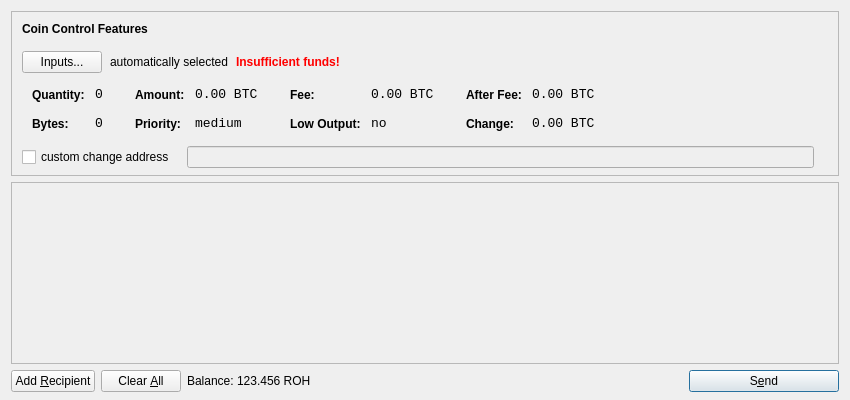
<?xml version="1.0" encoding="UTF-8"?>
<ui version="4.0">
 <class>SendCoinsDialog</class>
 <widget class="QDialog" name="SendCoinsDialog">
  <property name="geometry">
   <rect>
    <x>0</x>
    <y>0</y>
    <width>850</width>
    <height>400</height>
   </rect>
  </property>
  <property name="windowTitle">
   <string>Send Coins</string>
  </property>
  <layout class="QVBoxLayout" name="verticalLayout" stretch="0,1,0">
   <property name="bottomMargin">
    <number>8</number>
   </property>
   <item>
    <widget class="QFrame" name="frameCoinControl">
     <property name="sizePolicy">
      <sizepolicy hsizetype="Expanding" vsizetype="Expanding">
       <horstretch>0</horstretch>
       <verstretch>0</verstretch>
      </sizepolicy>
     </property>
     <property name="maximumSize">
      <size>
       <width>16777215</width>
       <height>16777215</height>
      </size>
     </property>
     <property name="frameShape">
      <enum>QFrame::StyledPanel</enum>
     </property>
     <property name="frameShadow">
      <enum>QFrame::Sunken</enum>
     </property>
     <layout class="QVBoxLayout" name="verticalLayoutCoinControl2">
      <property name="spacing">
       <number>-1</number>
      </property>
      <property name="leftMargin">
       <number>0</number>
      </property>
      <property name="topMargin">
       <number>0</number>
      </property>
      <property name="rightMargin">
       <number>0</number>
      </property>
      <property name="bottomMargin">
       <number>6</number>
      </property>
      <item>
       <layout class="QVBoxLayout" name="verticalLayoutCoinControl" stretch="0,0,0,0,1">
        <property name="spacing">
         <number>0</number>
        </property>
        <property name="leftMargin">
         <number>10</number>
        </property>
        <property name="topMargin">
         <number>10</number>
        </property>
        <item>
         <layout class="QHBoxLayout" name="horizontalLayoutCoinControl1">
          <property name="bottomMargin">
           <number>15</number>
          </property>
          <item>
           <widget class="QLabel" name="labelCoinControlFeatures">
            <property name="sizePolicy">
             <sizepolicy hsizetype="Preferred" vsizetype="Maximum">
              <horstretch>0</horstretch>
              <verstretch>0</verstretch>
             </sizepolicy>
            </property>
            <property name="font">
             <font>
              <weight>75</weight>
              <bold>true</bold>
             </font>
            </property>
            <property name="styleSheet">
             <string notr="true">font-weight:bold;</string>
            </property>
            <property name="text">
             <string>Coin Control Features</string>
            </property>
           </widget>
          </item>
         </layout>
        </item>
        <item>
         <layout class="QHBoxLayout" name="horizontalLayoutCoinControl2" stretch="0,0,0,0">
          <property name="spacing">
           <number>8</number>
          </property>
          <property name="bottomMargin">
           <number>10</number>
          </property>
          <item>
           <widget class="QPushButton" name="pushButtonCoinControl">
            <property name="styleSheet">
             <string notr="true"/>
            </property>
            <property name="text">
             <string>Inputs...</string>
            </property>
           </widget>
          </item>
          <item>
           <widget class="QLabel" name="labelCoinControlAutomaticallySelected">
            <property name="text">
             <string>automatically selected</string>
            </property>
            <property name="margin">
             <number>5</number>
            </property>
           </widget>
          </item>
          <item>
           <widget class="QLabel" name="labelCoinControlInsuffFunds">
            <property name="font">
             <font>
              <weight>75</weight>
              <bold>true</bold>
             </font>
            </property>
            <property name="styleSheet">
             <string notr="true">color:red;font-weight:bold;</string>
            </property>
            <property name="text">
             <string>Insufficient funds!</string>
            </property>
            <property name="margin">
             <number>5</number>
            </property>
           </widget>
          </item>
          <item>
           <spacer name="horizontalSpacerCoinControl">
            <property name="orientation">
             <enum>Qt::Horizontal</enum>
            </property>
            <property name="sizeHint" stdset="0">
             <size>
              <width>40</width>
              <height>1</height>
             </size>
            </property>
           </spacer>
          </item>
         </layout>
        </item>
        <item>
         <widget class="QWidget" name="widgetCoinControl" native="true">
          <property name="sizePolicy">
           <sizepolicy hsizetype="Preferred" vsizetype="Preferred">
            <horstretch>0</horstretch>
            <verstretch>0</verstretch>
           </sizepolicy>
          </property>
          <property name="minimumSize">
           <size>
            <width>0</width>
            <height>0</height>
           </size>
          </property>
          <property name="styleSheet">
           <string notr="true"/>
          </property>
          <layout class="QHBoxLayout" name="horizontalLayoutCoinControl5">
           <property name="margin">
            <number>0</number>
           </property>
           <item>
            <layout class="QHBoxLayout" name="horizontalLayoutCoinControl3" stretch="0,0,0,1">
             <property name="spacing">
              <number>20</number>
             </property>
             <property name="topMargin">
              <number>0</number>
             </property>
             <property name="bottomMargin">
              <number>10</number>
             </property>
             <item>
              <layout class="QFormLayout" name="formLayoutCoinControl1">
               <property name="horizontalSpacing">
                <number>10</number>
               </property>
               <property name="verticalSpacing">
                <number>14</number>
               </property>
               <property name="leftMargin">
                <number>10</number>
               </property>
               <property name="topMargin">
                <number>4</number>
               </property>
               <property name="rightMargin">
                <number>6</number>
               </property>
               <item row="0" column="0">
                <widget class="QLabel" name="labelCoinControlQuantityText">
                 <property name="styleSheet">
                  <string notr="true">font-weight:bold;</string>
                 </property>
                 <property name="text">
                  <string>Quantity:</string>
                 </property>
                 <property name="margin">
                  <number>0</number>
                 </property>
                </widget>
               </item>
               <item row="0" column="1">
                <widget class="QLabel" name="labelCoinControlQuantity">
                 <property name="font">
                  <font>
                   <family>Monospace</family>
                   <pointsize>10</pointsize>
                  </font>
                 </property>
                 <property name="cursor">
                  <cursorShape>IBeamCursor</cursorShape>
                 </property>
                 <property name="contextMenuPolicy">
                  <enum>Qt::ActionsContextMenu</enum>
                 </property>
                 <property name="text">
                  <string notr="true">0</string>
                 </property>
                 <property name="margin">
                  <number>0</number>
                 </property>
                 <property name="textInteractionFlags">
                  <set>Qt::LinksAccessibleByMouse|Qt::TextSelectableByKeyboard|Qt::TextSelectableByMouse</set>
                 </property>
                </widget>
               </item>
               <item row="1" column="0">
                <widget class="QLabel" name="labelCoinControlBytesText">
                 <property name="styleSheet">
                  <string notr="true">font-weight:bold;</string>
                 </property>
                 <property name="text">
                  <string>Bytes:</string>
                 </property>
                </widget>
               </item>
               <item row="1" column="1">
                <widget class="QLabel" name="labelCoinControlBytes">
                 <property name="font">
                  <font>
                   <family>Monospace</family>
                   <pointsize>10</pointsize>
                  </font>
                 </property>
                 <property name="cursor">
                  <cursorShape>IBeamCursor</cursorShape>
                 </property>
                 <property name="contextMenuPolicy">
                  <enum>Qt::ActionsContextMenu</enum>
                 </property>
                 <property name="text">
                  <string notr="true">0</string>
                 </property>
                 <property name="textInteractionFlags">
                  <set>Qt::LinksAccessibleByMouse|Qt::TextSelectableByKeyboard|Qt::TextSelectableByMouse</set>
                 </property>
                </widget>
               </item>
              </layout>
             </item>
             <item>
              <layout class="QFormLayout" name="formLayoutCoinControl2">
               <property name="horizontalSpacing">
                <number>10</number>
               </property>
               <property name="verticalSpacing">
                <number>14</number>
               </property>
               <property name="leftMargin">
                <number>6</number>
               </property>
               <property name="topMargin">
                <number>4</number>
               </property>
               <property name="rightMargin">
                <number>6</number>
               </property>
               <item row="0" column="0">
                <widget class="QLabel" name="labelCoinControlAmountText">
                 <property name="styleSheet">
                  <string notr="true">font-weight:bold;</string>
                 </property>
                 <property name="text">
                  <string>Amount:</string>
                 </property>
                 <property name="margin">
                  <number>0</number>
                 </property>
                </widget>
               </item>
               <item row="0" column="1">
                <widget class="QLabel" name="labelCoinControlAmount">
                 <property name="font">
                  <font>
                   <family>Monospace</family>
                   <pointsize>10</pointsize>
                  </font>
                 </property>
                 <property name="cursor">
                  <cursorShape>IBeamCursor</cursorShape>
                 </property>
                 <property name="contextMenuPolicy">
                  <enum>Qt::ActionsContextMenu</enum>
                 </property>
                 <property name="text">
                  <string notr="true">0.00 BTC</string>
                 </property>
                 <property name="textInteractionFlags">
                  <set>Qt::LinksAccessibleByMouse|Qt::TextSelectableByKeyboard|Qt::TextSelectableByMouse</set>
                 </property>
                </widget>
               </item>
               <item row="1" column="0">
                <widget class="QLabel" name="labelCoinControlPriorityText">
                 <property name="styleSheet">
                  <string notr="true">font-weight:bold;</string>
                 </property>
                 <property name="text">
                  <string>Priority:</string>
                 </property>
                </widget>
               </item>
               <item row="1" column="1">
                <widget class="QLabel" name="labelCoinControlPriority">
                 <property name="font">
                  <font>
                   <family>Monospace</family>
                   <pointsize>10</pointsize>
                  </font>
                 </property>
                 <property name="cursor">
                  <cursorShape>IBeamCursor</cursorShape>
                 </property>
                 <property name="contextMenuPolicy">
                  <enum>Qt::ActionsContextMenu</enum>
                 </property>
                 <property name="text">
                  <string>medium</string>
                 </property>
                 <property name="textInteractionFlags">
                  <set>Qt::LinksAccessibleByMouse|Qt::TextSelectableByKeyboard|Qt::TextSelectableByMouse</set>
                 </property>
                </widget>
               </item>
              </layout>
             </item>
             <item>
              <layout class="QFormLayout" name="formLayoutCoinControl3">
               <property name="horizontalSpacing">
                <number>10</number>
               </property>
               <property name="verticalSpacing">
                <number>14</number>
               </property>
               <property name="leftMargin">
                <number>6</number>
               </property>
               <property name="topMargin">
                <number>4</number>
               </property>
               <property name="rightMargin">
                <number>6</number>
               </property>
               <item row="0" column="0">
                <widget class="QLabel" name="labelCoinControlFeeText">
                 <property name="styleSheet">
                  <string notr="true">font-weight:bold;</string>
                 </property>
                 <property name="text">
                  <string>Fee:</string>
                 </property>
                 <property name="margin">
                  <number>0</number>
                 </property>
                </widget>
               </item>
               <item row="0" column="1">
                <widget class="QLabel" name="labelCoinControlFee">
                 <property name="font">
                  <font>
                   <family>Monospace</family>
                   <pointsize>10</pointsize>
                  </font>
                 </property>
                 <property name="cursor">
                  <cursorShape>IBeamCursor</cursorShape>
                 </property>
                 <property name="contextMenuPolicy">
                  <enum>Qt::ActionsContextMenu</enum>
                 </property>
                 <property name="text">
                  <string notr="true">0.00 BTC</string>
                 </property>
                 <property name="textInteractionFlags">
                  <set>Qt::LinksAccessibleByMouse|Qt::TextSelectableByKeyboard|Qt::TextSelectableByMouse</set>
                 </property>
                </widget>
               </item>
               <item row="1" column="0">
                <widget class="QLabel" name="labelCoinControlLowOutputText">
                 <property name="styleSheet">
                  <string notr="true">font-weight:bold;</string>
                 </property>
                 <property name="text">
                  <string>Low Output:</string>
                 </property>
                </widget>
               </item>
               <item row="1" column="1">
                <widget class="QLabel" name="labelCoinControlLowOutput">
                 <property name="font">
                  <font>
                   <family>Monospace</family>
                   <pointsize>10</pointsize>
                  </font>
                 </property>
                 <property name="cursor">
                  <cursorShape>IBeamCursor</cursorShape>
                 </property>
                 <property name="contextMenuPolicy">
                  <enum>Qt::ActionsContextMenu</enum>
                 </property>
                 <property name="text">
                  <string>no</string>
                 </property>
                 <property name="textInteractionFlags">
                  <set>Qt::LinksAccessibleByMouse|Qt::TextSelectableByKeyboard|Qt::TextSelectableByMouse</set>
                 </property>
                </widget>
               </item>
              </layout>
             </item>
             <item>
              <layout class="QFormLayout" name="formLayoutCoinControl4">
               <property name="horizontalSpacing">
                <number>10</number>
               </property>
               <property name="verticalSpacing">
                <number>14</number>
               </property>
               <property name="leftMargin">
                <number>6</number>
               </property>
               <property name="topMargin">
                <number>4</number>
               </property>
               <property name="rightMargin">
                <number>6</number>
               </property>
               <item row="0" column="0">
                <widget class="QLabel" name="labelCoinControlAfterFeeText">
                 <property name="styleSheet">
                  <string notr="true">font-weight:bold;</string>
                 </property>
                 <property name="text">
                  <string>After Fee:</string>
                 </property>
                 <property name="margin">
                  <number>0</number>
                 </property>
                </widget>
               </item>
               <item row="0" column="1">
                <widget class="QLabel" name="labelCoinControlAfterFee">
                 <property name="font">
                  <font>
                   <family>Monospace</family>
                   <pointsize>10</pointsize>
                  </font>
                 </property>
                 <property name="cursor">
                  <cursorShape>IBeamCursor</cursorShape>
                 </property>
                 <property name="contextMenuPolicy">
                  <enum>Qt::ActionsContextMenu</enum>
                 </property>
                 <property name="text">
                  <string notr="true">0.00 BTC</string>
                 </property>
                 <property name="textInteractionFlags">
                  <set>Qt::LinksAccessibleByMouse|Qt::TextSelectableByKeyboard|Qt::TextSelectableByMouse</set>
                 </property>
                </widget>
               </item>
               <item row="1" column="0">
                <widget class="QLabel" name="labelCoinControlChangeText">
                 <property name="styleSheet">
                  <string notr="true">font-weight:bold;</string>
                 </property>
                 <property name="text">
                  <string>Change:</string>
                 </property>
                </widget>
               </item>
               <item row="1" column="1">
                <widget class="QLabel" name="labelCoinControlChange">
                 <property name="font">
                  <font>
                   <family>Monospace</family>
                   <pointsize>10</pointsize>
                  </font>
                 </property>
                 <property name="cursor">
                  <cursorShape>IBeamCursor</cursorShape>
                 </property>
                 <property name="contextMenuPolicy">
                  <enum>Qt::ActionsContextMenu</enum>
                 </property>
                 <property name="text">
                  <string notr="true">0.00 BTC</string>
                 </property>
                 <property name="textInteractionFlags">
                  <set>Qt::LinksAccessibleByMouse|Qt::TextSelectableByKeyboard|Qt::TextSelectableByMouse</set>
                 </property>
                </widget>
               </item>
              </layout>
             </item>
            </layout>
           </item>
          </layout>
         </widget>
        </item>
        <item>
         <layout class="QHBoxLayout" name="horizontalLayoutCoinControl4" stretch="0,0,0">
          <property name="spacing">
           <number>12</number>
          </property>
          <property name="sizeConstraint">
           <enum>QLayout::SetDefaultConstraint</enum>
          </property>
          <property name="topMargin">
           <number>5</number>
          </property>
          <property name="rightMargin">
           <number>5</number>
          </property>
          <item>
           <widget class="QCheckBox" name="checkBoxCoinControlChange">
            <property name="text">
             <string>custom change address</string>
            </property>
           </widget>
          </item>
          <item>
           <widget class="QLineEdit" name="lineEditCoinControlChange">
            <property name="enabled">
             <bool>false</bool>
            </property>
            <property name="sizePolicy">
             <sizepolicy hsizetype="Expanding" vsizetype="Fixed">
              <horstretch>0</horstretch>
              <verstretch>0</verstretch>
             </sizepolicy>
            </property>
           </widget>
          </item>
          <item>
           <widget class="QLabel" name="labelCoinControlChangeLabel">
            <property name="sizePolicy">
             <sizepolicy hsizetype="Preferred" vsizetype="Expanding">
              <horstretch>0</horstretch>
              <verstretch>0</verstretch>
             </sizepolicy>
            </property>
            <property name="minimumSize">
             <size>
              <width>0</width>
              <height>0</height>
             </size>
            </property>
            <property name="text">
             <string/>
            </property>
            <property name="margin">
             <number>3</number>
            </property>
           </widget>
          </item>
         </layout>
        </item>
        <item>
         <spacer name="verticalSpacerCoinControl">
          <property name="orientation">
           <enum>Qt::Vertical</enum>
          </property>
          <property name="sizeHint" stdset="0">
           <size>
            <width>800</width>
            <height>1</height>
           </size>
          </property>
         </spacer>
        </item>
       </layout>
      </item>
     </layout>
    </widget>
   </item>
   <item>
    <widget class="QScrollArea" name="scrollArea">
     <property name="widgetResizable">
      <bool>true</bool>
     </property>
     <widget class="QWidget" name="scrollAreaWidgetContents">
      <property name="geometry">
       <rect>
        <x>0</x>
        <y>0</y>
        <width>830</width>
        <height>165</height>
       </rect>
      </property>
      <layout class="QVBoxLayout" name="verticalLayout_2">
       <property name="margin">
        <number>0</number>
       </property>
       <item>
        <layout class="QVBoxLayout" name="entries">
         <property name="spacing">
          <number>6</number>
         </property>
        </layout>
       </item>
       <item>
        <spacer name="verticalSpacer">
         <property name="orientation">
          <enum>Qt::Vertical</enum>
         </property>
         <property name="sizeHint" stdset="0">
          <size>
           <width>20</width>
           <height>40</height>
          </size>
         </property>
        </spacer>
       </item>
      </layout>
     </widget>
    </widget>
   </item>
   <item>
    <layout class="QHBoxLayout" name="horizontalLayout">
     <item>
      <widget class="QPushButton" name="addButton">
       <property name="toolTip">
        <string>Send to multiple recipients at once</string>
       </property>
       <property name="text">
        <string>Add &amp;Recipient</string>
       </property>
       <property name="icon">
        <iconset resource="../bitcoin.qrc">
         <normaloff>:/icons/add</normaloff>:/icons/add</iconset>
       </property>
       <property name="autoDefault">
        <bool>false</bool>
       </property>
      </widget>
     </item>
     <item>
      <widget class="QPushButton" name="clearButton">
       <property name="sizePolicy">
        <sizepolicy hsizetype="Minimum" vsizetype="Fixed">
         <horstretch>0</horstretch>
         <verstretch>0</verstretch>
        </sizepolicy>
       </property>
       <property name="toolTip">
        <string>Remove all transaction fields</string>
       </property>
       <property name="text">
        <string>Clear &amp;All</string>
       </property>
       <property name="icon">
        <iconset resource="../bitcoin.qrc">
         <normaloff>:/icons/remove</normaloff>:/icons/remove</iconset>
       </property>
       <property name="autoRepeatDelay">
        <number>300</number>
       </property>
       <property name="autoDefault">
        <bool>false</bool>
       </property>
      </widget>
     </item>
     <item>
      <layout class="QHBoxLayout" name="horizontalLayout_2">
       <property name="spacing">
        <number>3</number>
       </property>
       <item>
        <widget class="QLabel" name="label">
         <property name="text">
          <string>Balance:</string>
         </property>
        </widget>
       </item>
       <item>
        <widget class="QLabel" name="labelBalance">
         <property name="cursor">
          <cursorShape>IBeamCursor</cursorShape>
         </property>
         <property name="text">
          <string>123.456 ROH</string>
         </property>
         <property name="textInteractionFlags">
          <set>Qt::LinksAccessibleByMouse|Qt::TextSelectableByKeyboard|Qt::TextSelectableByMouse</set>
         </property>
        </widget>
       </item>
      </layout>
     </item>
     <item>
      <spacer name="horizontalSpacer">
       <property name="orientation">
        <enum>Qt::Horizontal</enum>
       </property>
       <property name="sizeHint" stdset="0">
        <size>
         <width>40</width>
         <height>20</height>
        </size>
       </property>
      </spacer>
     </item>
     <item>
      <widget class="QPushButton" name="sendButton">
       <property name="minimumSize">
        <size>
         <width>150</width>
         <height>0</height>
        </size>
       </property>
       <property name="toolTip">
        <string>Confirm the send action</string>
       </property>
       <property name="text">
        <string>S&amp;end</string>
       </property>
       <property name="icon">
        <iconset resource="../bitcoin.qrc">
         <normaloff>:/icons/send</normaloff>:/icons/send</iconset>
       </property>
       <property name="default">
        <bool>true</bool>
       </property>
      </widget>
     </item>
    </layout>
   </item>
  </layout>
 </widget>
 <resources>
  <include location="../bitcoin.qrc"/>
 </resources>
 <connections/>
</ui>
